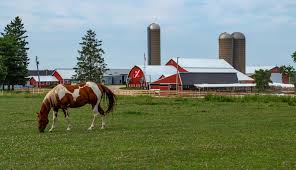
#> input picture farm.jpg, 296 x 170 px
$ jupyter execute region_proposal.ipynb
#> lines starting #> are read from the running program, lines starting #| are printed output that depends on the picture; after the words box and inside, x2 and y2 are one past the last pixel; in counts of white or black regions, pixels touching at a corner belong together
#> further down, image is the input picture: shape (170, 296, 3); mean B, G, R 108.5, 129.1, 116.8
[cell 1]
import cv2
import numpy as np
import matplotlib.pyplot as plt

[cell 2]
def initial_regions(image, block_size=20):
#> called with block_size = 20
    h, w, _ = image.shape
#> h = 170; w = 296
    regions = []

    for y in range(0, h, block_size):
        for x in range(0, w, block_size):

            bw = min(block_size, w - x)
            bh = min(block_size, h - y)

            region = {
                "x": x,
                "y": y,
                "w": bw,
                "h": bh,
                "pixels": image[y:y + bh, x:x + bw]
            }

            regions.append(region)
#> after the loop, regions = 135 items

    return regions

[cell 3]
def region_similarity(r1, r2):

    mean1 = np.mean(r1["pixels"], axis=(0, 1))
    mean2 = np.mean(r2["pixels"], axis=(0, 1))

    return np.linalg.norm(mean1 - mean2)

[cell 4]
def merge_regions(r1, r2, image):

    x1 = min(r1["x"], r2["x"])
    y1 = min(r1["y"], r2["y"])

    x2 = max(r1["x"] + r1["w"], r2["x"] + r2["w"])
    y2 = max(r1["y"] + r1["h"], r2["y"] + r2["h"])

    merged_pixels = image[y1:y2, x1:x2]

    return {
        "x": x1,
        "y": y1,
        "w": x2 - x1,
        "h": y2 - y1,
        "pixels": merged_pixels
    }

[cell 5]
def selective_search_from_scratch(image, threshold=25):

    regions = initial_regions(image)
#> regions = 135 items

    merged_regions = []

    while regions:

        r = regions.pop(0)

        merged_flag = False

        for i, other in enumerate(regions):

            sim = region_similarity(r, other)

            if sim < threshold:

                new_region = merge_regions(r, other, image)

                regions.pop(i)

                regions.append(new_region)

                merged_flag = True
                break

        if not merged_flag:
            merged_regions.append(r)
#> this loop made 135 passes
#> pass 1, in merge_regions, `merged_pixels = image[y1:y2, x1:x2]`:
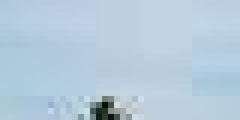
#> merged_pixels: shape (20, 40, 3) (shown 6 times larger); mean B, G, R 219.9, 203.2, 181.5
#> pass 2, in merge_regions (call 2), `merged_pixels = image[y1:y2, x1:x2]`:
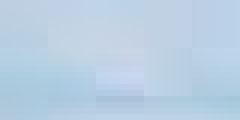
#> merged_pixels: shape (20, 40, 3) (shown 6 times larger); mean B, G, R 227.1, 207.8, 185.5
#> pass 3, in merge_regions (call 3), `merged_pixels = image[y1:y2, x1:x2]`:
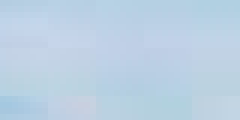
#> merged_pixels: shape (20, 40, 3) (shown 6 times larger); mean B, G, R 227.8, 209, 187.7

    return merged_regions

[cell 6]
def draw_regions(image, regions):

    output = image.copy()

    for r in regions:

        cv2.rectangle(
            output,
            (r["x"], r["y"]),
            (r["x"] + r["w"], r["y"] + r["h"]),
            (0, 255, 0),
            1
        )
#> this loop made 5 passes
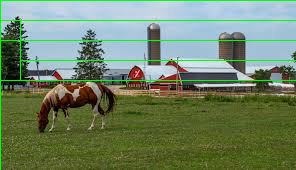
#> output: shape (170, 296, 3); 3.34% of pixels changed, all inside (x1, y1, x2, y2) = (0, 0, 296, 170)

    return output

[cell 7]
image = cv2.imread("farm.jpg")

regions = selective_search_from_scratch(image, threshold=30)

result = draw_regions(image, regions)

plt.imshow(result)
